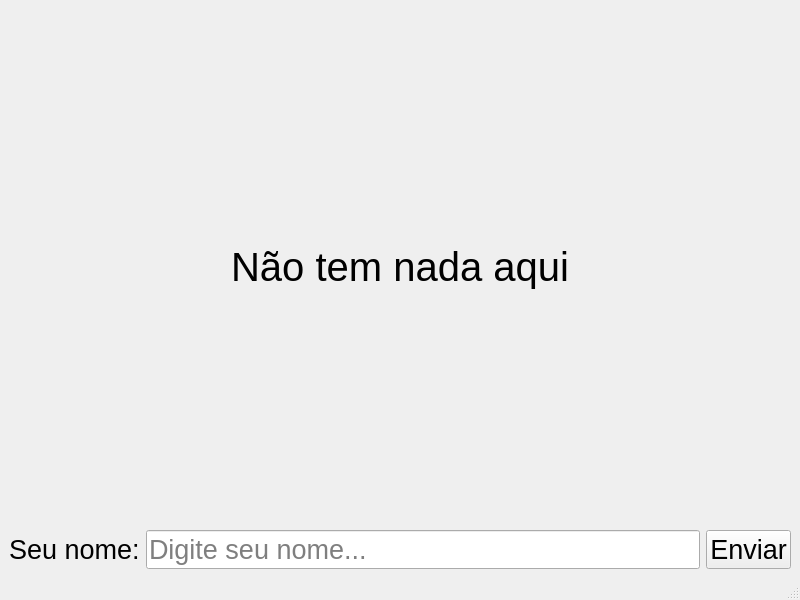
<?xml version="1.0" encoding="UTF-8"?>
<ui version="4.0">
 <class>MainWindow</class>
 <widget class="QMainWindow" name="MainWindow">
  <property name="geometry">
   <rect>
    <x>0</x>
    <y>0</y>
    <width>800</width>
    <height>600</height>
   </rect>
  </property>
  <property name="windowTitle">
   <string>MainWindow</string>
  </property>
  <widget class="QWidget" name="centralwidget">
   <layout class="QHBoxLayout" name="horizontalLayout">
    <item>
     <layout class="QGridLayout" name="gridLayout">
      <item row="1" column="0">
       <layout class="QGridLayout" name="gridLayout_2">
        <item row="0" column="0">
         <widget class="QLabel" name="labelName">
          <property name="font">
           <font>
            <pointsize>20</pointsize>
           </font>
          </property>
          <property name="text">
           <string>Seu nome:</string>
          </property>
         </widget>
        </item>
        <item row="0" column="1">
         <widget class="QLineEdit" name="lineName">
          <property name="font">
           <font>
            <pointsize>20</pointsize>
           </font>
          </property>
          <property name="placeholderText">
           <string>Digite seu nome...</string>
          </property>
         </widget>
        </item>
        <item row="0" column="2">
         <widget class="QPushButton" name="buttonSend">
          <property name="font">
           <font>
            <pointsize>20</pointsize>
           </font>
          </property>
          <property name="text">
           <string>Enviar</string>
          </property>
         </widget>
        </item>
       </layout>
      </item>
      <item row="0" column="0">
       <widget class="QLabel" name="labelResult">
        <property name="font">
         <font>
          <pointsize>30</pointsize>
         </font>
        </property>
        <property name="text">
         <string>Não tem nada aqui</string>
        </property>
        <property name="alignment">
         <set>Qt::AlignmentFlag::AlignCenter</set>
        </property>
       </widget>
      </item>
     </layout>
    </item>
   </layout>
  </widget>
  <widget class="QMenuBar" name="menubar">
   <property name="geometry">
    <rect>
     <x>0</x>
     <y>0</y>
     <width>800</width>
     <height>24</height>
    </rect>
   </property>
  </widget>
  <widget class="QStatusBar" name="statusbar"/>
 </widget>
 <resources/>
 <connections/>
</ui>
